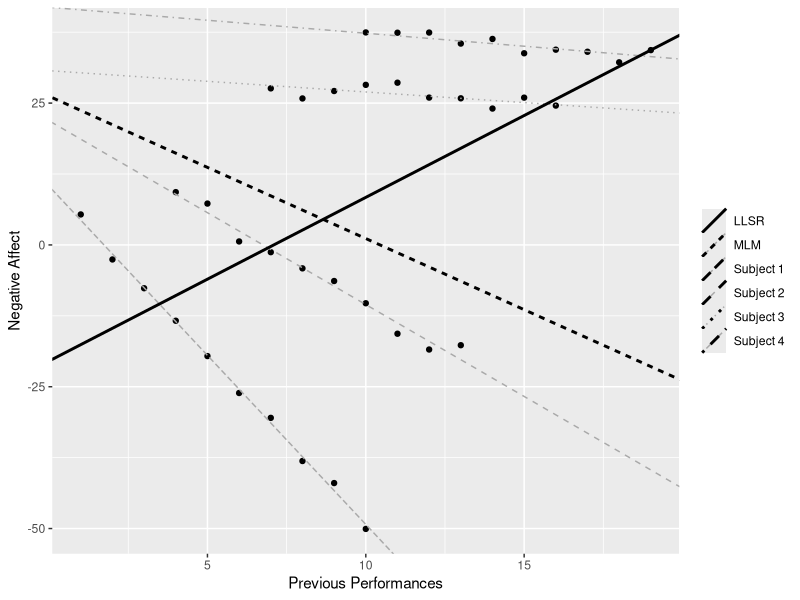

Write R code to recreate this figure.
## ---- chunk 1
library(tidyverse)
library(lme4)

set.seed(42)
subject = c(rep(1,10),rep(2,10),rep(3,10),rep(4,10))
lambda0 = c(rep(10,10),rep(20,10),rep(30,10),rep(40,10))
lambda1 = c(
  rep(-6, times = 10), rep(-3, times = 10), rep(-0.3, times = 20)
  )
previj = c(1:10,4:13,7:16,10:19)
eij = rnorm(40,0,1)
yij = lambda0 + lambda1*previj + eij
simdata = data.frame(subject=subject,lambda0=lambda0,
  lambda1=lambda1,previj=previj,eij=eij,yij=yij)

olsreg.sim = lm(yij~previj)
mlm.sim = lmer(yij ~ previj + (previj|subject), data=simdata)
ints.sim = fixef(mlm.sim)[1] + ranef(mlm.sim)[[1]][1]
slopes.sim = fixef(mlm.sim)[2] + ranef(mlm.sim)[[1]][2]
subj.sim = c("Subject 1", "Subject 2", 
             "Subject 3", "Subject 4")
sim1.plot = data.frame(id=subj.sim,
  ints.sim=ints.sim[[1]],slopes.sim=slopes.sim)
sim1.plot2 = data.frame(model=c("MLM","LLSR"),
  int2=c(fixef(mlm.sim)[1],
  summary(olsreg.sim)$coefficients[1,1]),
  slp2=c(fixef(mlm.sim)[2],
  summary(olsreg.sim)$coefficients[2,1]))

ggplot() +  
  geom_point(data=simdata, aes(x=previj,y=yij)) + 
  geom_abline(data=sim1.plot, aes(intercept=ints.sim,
    slope=previj, linetype=id, group=id), 
    color="dark gray", show.legend=TRUE) +
  geom_abline(data=sim1.plot2, aes(intercept=int2, slope=slp2, 
    linetype=model, group=model), size=1, show.legend=TRUE) +
  theme(legend.title = element_blank()) +
  scale_x_continuous(name="Previous Performances") +
  scale_y_continuous(name="Negative Affect")
